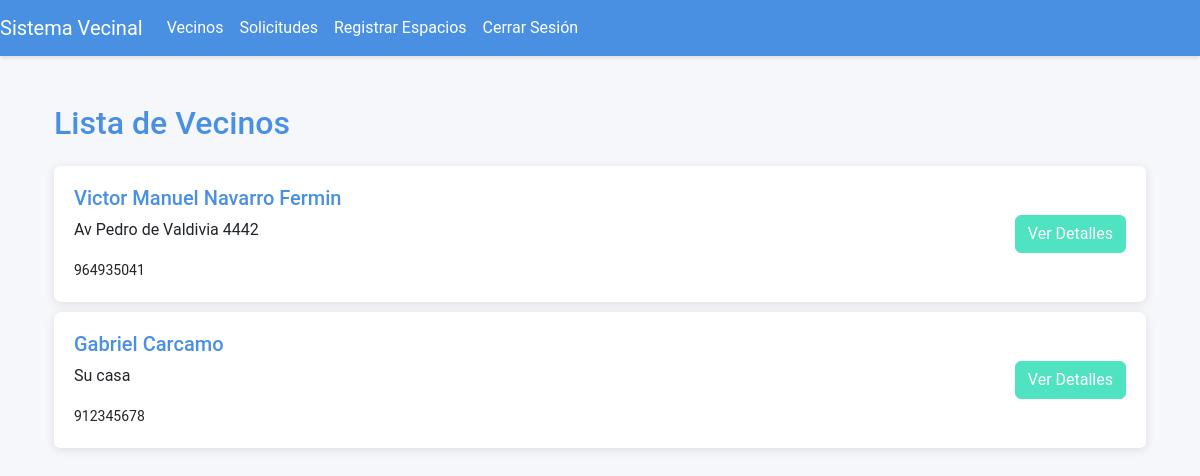
The page /vecinos/ (signed in) on the database as committed earlier.
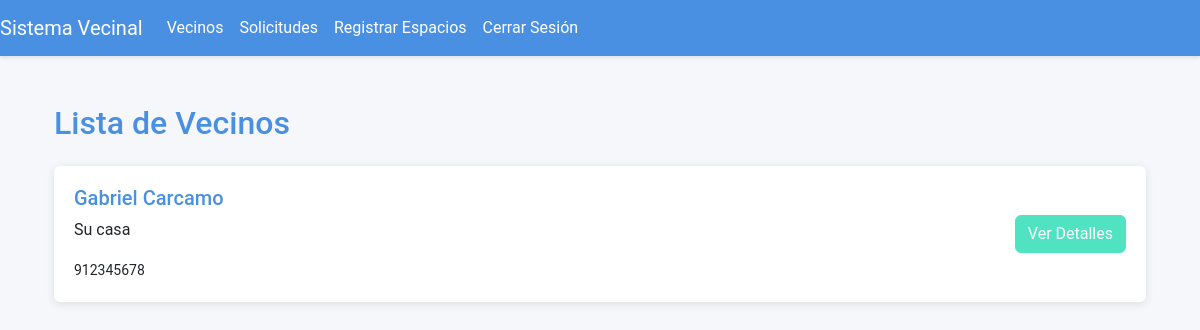
The same page on the database as committed later.
### junta_vecinos/models.py (models this page shows, shortened)
class Vecino(models.Model):
    user = models.OneToOneField(User, on_delete=models.CASCADE)
    nombres = models.CharField(max_length=255)
    apellidos = models.CharField(max_length=255)
    direccion = models.CharField(max_length=255)
    telefono = models.CharField(max_length=15)
    fecha_nacimiento = models.DateField()

### junta_vecinos/views.py (the view)
# urls.py: path('vecinos/', views.lista_vecinos, name='lista_vecinos'),
@user_passes_test(is_admin)
@login_required
def lista_vecinos(request):
    vecinos = Vecino.objects.all()
    return render(request, 'junta_vecinos/lista_vecinos.html', {'vecinos': vecinos})

### junta_vecinos/views.py (called while the page is built)
def is_admin(user):
    return user.is_superuser  # Solo permite el acceso si el usuario es un superusuario (admin)

### junta_vecinos/templates/junta_vecinos/lista_vecinos.html (shortened to what this page needs)
{% extends 'junta_vecinos/base.html' %}
{% block content %}
<div class="container mt-5">
    <h2 class="mb-4">Lista de Vecinos</h2>
    <ul class="list-group">
        {% for vecino in vecinos %}
            <li class="list-group-item d-flex justify-content-between align-items-center">
                <div>
                    <h5>{{ vecino.nombres }} {{ vecino.apellidos }}</h5>
                    <p>{{ vecino.direccion }}</p>
                    <small>{{ vecino.telefono }}</small>
                </div>
                <a href="#" class="btn btn-primary">Ver Detalles</a>
            </li>
        {% endfor %}
    </ul>
</div>
{% endblock %}

Rows that differ between the two databases and show on the page:
removed Vecino: nombres "Victor Manuel", apellidos "Navarro Fermin", direccion "Av Pedro de Valdivia 4442", telefono "964935041"
